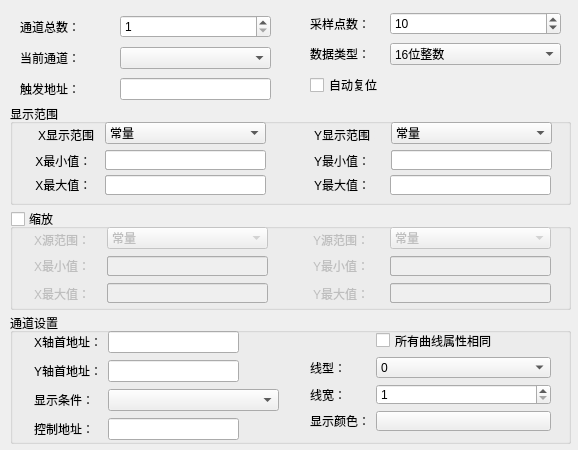
<?xml version="1.0" encoding="UTF-8"?>
<ui version="4.0">
 <class>XYTrendGenDlg</class>
 <widget class="QWidget" name="XYTrendGenDlg">
  <property name="geometry">
   <rect>
    <x>0</x>
    <y>0</y>
    <width>578</width>
    <height>450</height>
   </rect>
  </property>
  <property name="windowTitle">
   <string>Form</string>
  </property>
  <widget class="QGroupBox" name="groupBox_in_out">
   <property name="geometry">
    <rect>
     <x>10</x>
     <y>313</y>
     <width>561</width>
     <height>131</height>
    </rect>
   </property>
   <property name="title">
    <string>通道设置</string>
   </property>
   <widget class="QWidget" name="layoutWidget">
    <property name="geometry">
     <rect>
      <x>24</x>
      <y>17</y>
      <width>251</width>
      <height>112</height>
     </rect>
    </property>
    <layout class="QGridLayout" name="gridLayout">
     <item row="0" column="0">
      <widget class="QLabel" name="label_10">
       <property name="text">
        <string>X轴首地址：</string>
       </property>
      </widget>
     </item>
     <item row="0" column="1">
      <widget class="QLineEdit" name="lineEdit_AddrX">
       <property name="maximumSize">
        <size>
         <width>151</width>
         <height>16777215</height>
        </size>
       </property>
      </widget>
     </item>
     <item row="0" column="2">
      <widget class="QPushButton" name="pushButton_AddrX">
       <property name="text">
        <string/>
       </property>
       <property name="icon">
        <iconset resource="../../resourse.qrc">
         <normaloff>:/addressintput/images/address.bmp</normaloff>:/addressintput/images/address.bmp</iconset>
       </property>
       <property name="autoDefault">
        <bool>true</bool>
       </property>
       <property name="flat">
        <bool>true</bool>
       </property>
      </widget>
     </item>
     <item row="1" column="0">
      <widget class="QLabel" name="label_11">
       <property name="text">
        <string>Y轴首地址：</string>
       </property>
      </widget>
     </item>
     <item row="1" column="1">
      <widget class="QLineEdit" name="lineEdit_AddrY">
       <property name="maximumSize">
        <size>
         <width>151</width>
         <height>16777215</height>
        </size>
       </property>
      </widget>
     </item>
     <item row="1" column="2">
      <widget class="QPushButton" name="pushButton_AddrY">
       <property name="text">
        <string/>
       </property>
       <property name="icon">
        <iconset resource="../../resourse.qrc">
         <normaloff>:/addressintput/images/address.bmp</normaloff>:/addressintput/images/address.bmp</iconset>
       </property>
       <property name="autoDefault">
        <bool>true</bool>
       </property>
       <property name="flat">
        <bool>true</bool>
       </property>
      </widget>
     </item>
     <item row="2" column="0">
      <widget class="QLabel" name="label_3">
       <property name="text">
        <string>显示条件：</string>
       </property>
      </widget>
     </item>
     <item row="2" column="1" colspan="2">
      <widget class="QComboBox" name="comboBox_showCondition">
       <property name="maximumSize">
        <size>
         <width>171</width>
         <height>16777215</height>
        </size>
       </property>
      </widget>
     </item>
     <item row="3" column="0">
      <widget class="QLabel" name="label_showAddr">
       <property name="text">
        <string>控制地址：</string>
       </property>
      </widget>
     </item>
     <item row="3" column="1">
      <widget class="QLineEdit" name="lineEdit_ctlAddr">
       <property name="maximumSize">
        <size>
         <width>151</width>
         <height>16777215</height>
        </size>
       </property>
      </widget>
     </item>
     <item row="3" column="2">
      <widget class="QPushButton" name="pushButton_ctlAddr">
       <property name="text">
        <string/>
       </property>
       <property name="icon">
        <iconset resource="../../resourse.qrc">
         <normaloff>:/addressintput/images/address.bmp</normaloff>:/addressintput/images/address.bmp</iconset>
       </property>
       <property name="autoDefault">
        <bool>true</bool>
       </property>
       <property name="flat">
        <bool>true</bool>
       </property>
      </widget>
     </item>
    </layout>
   </widget>
   <widget class="QWidget" name="layoutWidget">
    <property name="geometry">
     <rect>
      <x>300</x>
      <y>17</y>
      <width>241</width>
      <height>101</height>
     </rect>
    </property>
    <layout class="QGridLayout" name="gridLayout_2" columnstretch="1,4">
     <item row="0" column="1">
      <widget class="QCheckBox" name="checkBox">
       <property name="text">
        <string>所有曲线属性相同</string>
       </property>
      </widget>
     </item>
     <item row="1" column="0">
      <widget class="QLabel" name="label_lineStyle">
       <property name="text">
        <string>线型：</string>
       </property>
      </widget>
     </item>
     <item row="1" column="1">
      <widget class="QComboBox" name="comboBox_lineStyle">
       <item>
        <property name="text">
         <string>0</string>
        </property>
        <property name="icon">
         <iconset resource="../../resourse.qrc">
          <normaloff>:/lineType/images/LineType/L1.ico</normaloff>:/lineType/images/LineType/L1.ico</iconset>
        </property>
       </item>
       <item>
        <property name="text">
         <string>1</string>
        </property>
        <property name="icon">
         <iconset resource="../../resourse.qrc">
          <normaloff>:/lineType/images/LineType/L3.ico</normaloff>:/lineType/images/LineType/L3.ico</iconset>
        </property>
       </item>
       <item>
        <property name="text">
         <string>2</string>
        </property>
        <property name="icon">
         <iconset resource="../../resourse.qrc">
          <normaloff>:/lineType/images/LineType/L2.ico</normaloff>:/lineType/images/LineType/L2.ico</iconset>
        </property>
       </item>
       <item>
        <property name="text">
         <string>3</string>
        </property>
        <property name="icon">
         <iconset resource="../../resourse.qrc">
          <normaloff>:/lineType/images/LineType/L4.ico</normaloff>:/lineType/images/LineType/L4.ico</iconset>
        </property>
       </item>
       <item>
        <property name="text">
         <string>4</string>
        </property>
        <property name="icon">
         <iconset resource="../../resourse.qrc">
          <normaloff>:/lineType/images/LineType/L5.ico</normaloff>:/lineType/images/LineType/L5.ico</iconset>
        </property>
       </item>
      </widget>
     </item>
     <item row="2" column="0">
      <widget class="QLabel" name="label_lineWidth">
       <property name="text">
        <string>线宽：</string>
       </property>
      </widget>
     </item>
     <item row="2" column="1">
      <widget class="QSpinBox" name="spinBox_lineWidth">
       <property name="minimum">
        <number>1</number>
       </property>
       <property name="maximum">
        <number>2</number>
       </property>
      </widget>
     </item>
     <item row="3" column="0">
      <widget class="QLabel" name="label_showColor">
       <property name="text">
        <string>显示颜色：</string>
       </property>
      </widget>
     </item>
     <item row="3" column="1">
      <widget class="QPushButton" name="pushButton_showColor">
       <property name="text">
        <string/>
       </property>
      </widget>
     </item>
    </layout>
   </widget>
  </widget>
  <widget class="QGroupBox" name="groupBox">
   <property name="geometry">
    <rect>
     <x>10</x>
     <y>209</y>
     <width>561</width>
     <height>101</height>
    </rect>
   </property>
   <property name="title">
    <string>缩放</string>
   </property>
   <property name="checkable">
    <bool>true</bool>
   </property>
   <property name="checked">
    <bool>false</bool>
   </property>
   <widget class="QComboBox" name="m_SourcecbBox">
    <property name="geometry">
     <rect>
      <x>97</x>
      <y>18</y>
      <width>161</width>
      <height>22</height>
     </rect>
    </property>
    <item>
     <property name="text">
      <string>常量</string>
     </property>
    </item>
    <item>
     <property name="text">
      <string>地址</string>
     </property>
    </item>
   </widget>
   <widget class="QPushButton" name="m_sMinAddress_EntryBtn">
    <property name="geometry">
     <rect>
      <x>237</x>
      <y>45</y>
      <width>21</width>
      <height>23</height>
     </rect>
    </property>
    <property name="focusPolicy">
     <enum>Qt::NoFocus</enum>
    </property>
    <property name="text">
     <string/>
    </property>
    <property name="icon">
     <iconset resource="../../resourse.qrc">
      <normaloff>:/addressintput/images/address.bmp</normaloff>:/addressintput/images/address.bmp</iconset>
    </property>
    <property name="autoRepeat">
     <bool>false</bool>
    </property>
    <property name="autoDefault">
     <bool>true</bool>
    </property>
    <property name="flat">
     <bool>true</bool>
    </property>
   </widget>
   <widget class="QLabel" name="label_4">
    <property name="geometry">
     <rect>
      <x>24</x>
      <y>49</y>
      <width>71</width>
      <height>16</height>
     </rect>
    </property>
    <property name="text">
     <string>X最小值：</string>
    </property>
   </widget>
   <widget class="QLabel" name="label_2">
    <property name="geometry">
     <rect>
      <x>24</x>
      <y>74</y>
      <width>71</width>
      <height>21</height>
     </rect>
    </property>
    <property name="text">
     <string>X最大值：</string>
    </property>
   </widget>
   <widget class="QLineEdit" name="m_SMinlineEdit">
    <property name="geometry">
     <rect>
      <x>97</x>
      <y>47</y>
      <width>141</width>
      <height>20</height>
     </rect>
    </property>
    <property name="text">
     <string>LW0</string>
    </property>
   </widget>
   <widget class="QPushButton" name="m_sMaxAddress_EntryBtn">
    <property name="geometry">
     <rect>
      <x>237</x>
      <y>72</y>
      <width>21</width>
      <height>23</height>
     </rect>
    </property>
    <property name="focusPolicy">
     <enum>Qt::NoFocus</enum>
    </property>
    <property name="text">
     <string/>
    </property>
    <property name="icon">
     <iconset resource="../../resourse.qrc">
      <normaloff>:/addressintput/images/address.bmp</normaloff>:/addressintput/images/address.bmp</iconset>
    </property>
    <property name="autoRepeat">
     <bool>false</bool>
    </property>
    <property name="autoDefault">
     <bool>true</bool>
    </property>
    <property name="flat">
     <bool>true</bool>
    </property>
   </widget>
   <widget class="QLabel" name="label_8">
    <property name="geometry">
     <rect>
      <x>24</x>
      <y>20</y>
      <width>61</width>
      <height>21</height>
     </rect>
    </property>
    <property name="text">
     <string>X源范围：</string>
    </property>
   </widget>
   <widget class="QLineEdit" name="m_SMaxlineEdit">
    <property name="geometry">
     <rect>
      <x>97</x>
      <y>74</y>
      <width>141</width>
      <height>20</height>
     </rect>
    </property>
    <property name="text">
     <string>LW0</string>
    </property>
   </widget>
   <widget class="QLineEdit" name="m_SMaxspBox">
    <property name="geometry">
     <rect>
      <x>97</x>
      <y>74</y>
      <width>161</width>
      <height>20</height>
     </rect>
    </property>
   </widget>
   <widget class="QLineEdit" name="m_SMinspBox">
    <property name="geometry">
     <rect>
      <x>97</x>
      <y>47</y>
      <width>161</width>
      <height>20</height>
     </rect>
    </property>
   </widget>
   <widget class="QLabel" name="label_9">
    <property name="geometry">
     <rect>
      <x>303</x>
      <y>20</y>
      <width>61</width>
      <height>21</height>
     </rect>
    </property>
    <property name="text">
     <string>Y源范围：</string>
    </property>
   </widget>
   <widget class="QLineEdit" name="m_SMinlineEdit_Y">
    <property name="geometry">
     <rect>
      <x>380</x>
      <y>47</y>
      <width>141</width>
      <height>20</height>
     </rect>
    </property>
    <property name="text">
     <string>LW0</string>
    </property>
   </widget>
   <widget class="QComboBox" name="m_SourcecbBox_Y">
    <property name="geometry">
     <rect>
      <x>380</x>
      <y>18</y>
      <width>161</width>
      <height>22</height>
     </rect>
    </property>
    <item>
     <property name="text">
      <string>常量</string>
     </property>
    </item>
    <item>
     <property name="text">
      <string>地址</string>
     </property>
    </item>
   </widget>
   <widget class="QPushButton" name="m_sMaxAddress_EntryBtn_Y">
    <property name="geometry">
     <rect>
      <x>520</x>
      <y>72</y>
      <width>21</width>
      <height>23</height>
     </rect>
    </property>
    <property name="focusPolicy">
     <enum>Qt::NoFocus</enum>
    </property>
    <property name="text">
     <string/>
    </property>
    <property name="icon">
     <iconset resource="../../resourse.qrc">
      <normaloff>:/addressintput/images/address.bmp</normaloff>:/addressintput/images/address.bmp</iconset>
    </property>
    <property name="autoRepeat">
     <bool>false</bool>
    </property>
    <property name="autoDefault">
     <bool>true</bool>
    </property>
    <property name="flat">
     <bool>true</bool>
    </property>
   </widget>
   <widget class="QLabel" name="label_6">
    <property name="geometry">
     <rect>
      <x>303</x>
      <y>49</y>
      <width>71</width>
      <height>16</height>
     </rect>
    </property>
    <property name="text">
     <string>Y最小值：</string>
    </property>
   </widget>
   <widget class="QPushButton" name="m_sMinAddress_EntryBtn_Y">
    <property name="geometry">
     <rect>
      <x>520</x>
      <y>45</y>
      <width>21</width>
      <height>23</height>
     </rect>
    </property>
    <property name="focusPolicy">
     <enum>Qt::NoFocus</enum>
    </property>
    <property name="text">
     <string/>
    </property>
    <property name="icon">
     <iconset resource="../../resourse.qrc">
      <normaloff>:/addressintput/images/address.bmp</normaloff>:/addressintput/images/address.bmp</iconset>
    </property>
    <property name="autoRepeat">
     <bool>false</bool>
    </property>
    <property name="autoDefault">
     <bool>true</bool>
    </property>
    <property name="flat">
     <bool>true</bool>
    </property>
   </widget>
   <widget class="QLabel" name="label_7">
    <property name="geometry">
     <rect>
      <x>303</x>
      <y>74</y>
      <width>71</width>
      <height>21</height>
     </rect>
    </property>
    <property name="text">
     <string>Y最大值：</string>
    </property>
   </widget>
   <widget class="QLineEdit" name="m_SMaxlineEdit_Y">
    <property name="geometry">
     <rect>
      <x>380</x>
      <y>74</y>
      <width>141</width>
      <height>20</height>
     </rect>
    </property>
    <property name="text">
     <string>LW0</string>
    </property>
   </widget>
   <widget class="QLineEdit" name="m_SMinspBox_Y">
    <property name="geometry">
     <rect>
      <x>380</x>
      <y>47</y>
      <width>161</width>
      <height>20</height>
     </rect>
    </property>
   </widget>
   <widget class="QLineEdit" name="m_SMaxspBox_2">
    <property name="geometry">
     <rect>
      <x>380</x>
      <y>74</y>
      <width>161</width>
      <height>20</height>
     </rect>
    </property>
   </widget>
  </widget>
  <widget class="QPushButton" name="pushButton_trigAddr">
   <property name="geometry">
    <rect>
     <x>256</x>
     <y>74</y>
     <width>28</width>
     <height>24</height>
    </rect>
   </property>
   <property name="text">
    <string/>
   </property>
   <property name="icon">
    <iconset resource="../../resourse.qrc">
     <normaloff>:/addressintput/images/address.bmp</normaloff>:/addressintput/images/address.bmp</iconset>
   </property>
   <property name="autoDefault">
    <bool>true</bool>
   </property>
   <property name="flat">
    <bool>true</bool>
   </property>
  </widget>
  <widget class="QGroupBox" name="groupBox_Range">
   <property name="geometry">
    <rect>
     <x>10</x>
     <y>104</y>
     <width>561</width>
     <height>101</height>
    </rect>
   </property>
   <property name="title">
    <string>显示范围</string>
   </property>
   <widget class="QComboBox" name="m_DisplayBox_Y">
    <property name="geometry">
     <rect>
      <x>381</x>
      <y>18</y>
      <width>161</width>
      <height>22</height>
     </rect>
    </property>
    <item>
     <property name="text">
      <string>常量</string>
     </property>
    </item>
    <item>
     <property name="text">
      <string>地址</string>
     </property>
    </item>
   </widget>
   <widget class="QLabel" name="label_19">
    <property name="geometry">
     <rect>
      <x>304</x>
      <y>20</y>
      <width>61</width>
      <height>21</height>
     </rect>
    </property>
    <property name="text">
     <string>Y显示范围：</string>
    </property>
   </widget>
   <widget class="QLabel" name="label_20">
    <property name="geometry">
     <rect>
      <x>28</x>
      <y>20</y>
      <width>61</width>
      <height>21</height>
     </rect>
    </property>
    <property name="text">
     <string>X显示范围：</string>
    </property>
   </widget>
   <widget class="QComboBox" name="m_DisplayBox">
    <property name="geometry">
     <rect>
      <x>95</x>
      <y>18</y>
      <width>161</width>
      <height>22</height>
     </rect>
    </property>
    <item>
     <property name="text">
      <string>常量</string>
     </property>
    </item>
    <item>
     <property name="text">
      <string>地址</string>
     </property>
    </item>
   </widget>
   <widget class="QLineEdit" name="m_DisplayMinAddrX">
    <property name="geometry">
     <rect>
      <x>95</x>
      <y>46</y>
      <width>141</width>
      <height>20</height>
     </rect>
    </property>
    <property name="text">
     <string>LW0</string>
    </property>
   </widget>
   <widget class="QPushButton" name="m_BtnDisplayMinAddrX">
    <property name="geometry">
     <rect>
      <x>237</x>
      <y>44</y>
      <width>21</width>
      <height>23</height>
     </rect>
    </property>
    <property name="focusPolicy">
     <enum>Qt::NoFocus</enum>
    </property>
    <property name="text">
     <string/>
    </property>
    <property name="icon">
     <iconset resource="../../resourse.qrc">
      <normaloff>:/addressintput/images/address.bmp</normaloff>:/addressintput/images/address.bmp</iconset>
    </property>
    <property name="autoRepeat">
     <bool>false</bool>
    </property>
    <property name="autoDefault">
     <bool>true</bool>
    </property>
    <property name="flat">
     <bool>true</bool>
    </property>
   </widget>
   <widget class="QLineEdit" name="doubleSpinBox_outputMin">
    <property name="geometry">
     <rect>
      <x>95</x>
      <y>46</y>
      <width>161</width>
      <height>20</height>
     </rect>
    </property>
    <property name="maximumSize">
     <size>
      <width>171</width>
      <height>16777215</height>
     </size>
    </property>
   </widget>
   <widget class="QLineEdit" name="m_DisplayMaxAddrX">
    <property name="geometry">
     <rect>
      <x>95</x>
      <y>71</y>
      <width>141</width>
      <height>20</height>
     </rect>
    </property>
    <property name="text">
     <string>LW0</string>
    </property>
   </widget>
   <widget class="QPushButton" name="m_BtnDisplayMaxAddrX">
    <property name="geometry">
     <rect>
      <x>237</x>
      <y>69</y>
      <width>21</width>
      <height>23</height>
     </rect>
    </property>
    <property name="focusPolicy">
     <enum>Qt::NoFocus</enum>
    </property>
    <property name="text">
     <string/>
    </property>
    <property name="icon">
     <iconset resource="../../resourse.qrc">
      <normaloff>:/addressintput/images/address.bmp</normaloff>:/addressintput/images/address.bmp</iconset>
    </property>
    <property name="autoRepeat">
     <bool>false</bool>
    </property>
    <property name="autoDefault">
     <bool>true</bool>
    </property>
    <property name="flat">
     <bool>true</bool>
    </property>
   </widget>
   <widget class="QLineEdit" name="doubleSpinBox_outputMax">
    <property name="geometry">
     <rect>
      <x>95</x>
      <y>71</y>
      <width>161</width>
      <height>20</height>
     </rect>
    </property>
    <property name="maximumSize">
     <size>
      <width>171</width>
      <height>16777215</height>
     </size>
    </property>
   </widget>
   <widget class="QLineEdit" name="m_DisplayMinAddrY">
    <property name="geometry">
     <rect>
      <x>381</x>
      <y>46</y>
      <width>141</width>
      <height>20</height>
     </rect>
    </property>
    <property name="text">
     <string>LW0</string>
    </property>
   </widget>
   <widget class="QPushButton" name="m_BtnDisplayMinAddrY">
    <property name="geometry">
     <rect>
      <x>522</x>
      <y>44</y>
      <width>21</width>
      <height>23</height>
     </rect>
    </property>
    <property name="focusPolicy">
     <enum>Qt::NoFocus</enum>
    </property>
    <property name="text">
     <string/>
    </property>
    <property name="icon">
     <iconset resource="../../resourse.qrc">
      <normaloff>:/addressintput/images/address.bmp</normaloff>:/addressintput/images/address.bmp</iconset>
    </property>
    <property name="autoRepeat">
     <bool>false</bool>
    </property>
    <property name="autoDefault">
     <bool>true</bool>
    </property>
    <property name="flat">
     <bool>true</bool>
    </property>
   </widget>
   <widget class="QLineEdit" name="doubleSpinBox_outputMin_Y">
    <property name="geometry">
     <rect>
      <x>381</x>
      <y>46</y>
      <width>161</width>
      <height>20</height>
     </rect>
    </property>
    <property name="maximumSize">
     <size>
      <width>171</width>
      <height>16777215</height>
     </size>
    </property>
   </widget>
   <widget class="QLineEdit" name="m_DisplayMaxAddrY">
    <property name="geometry">
     <rect>
      <x>381</x>
      <y>71</y>
      <width>141</width>
      <height>20</height>
     </rect>
    </property>
    <property name="text">
     <string>LW0</string>
    </property>
   </widget>
   <widget class="QPushButton" name="m_BtnDisplayMaxAddrY">
    <property name="geometry">
     <rect>
      <x>522</x>
      <y>69</y>
      <width>21</width>
      <height>23</height>
     </rect>
    </property>
    <property name="focusPolicy">
     <enum>Qt::NoFocus</enum>
    </property>
    <property name="text">
     <string/>
    </property>
    <property name="icon">
     <iconset resource="../../resourse.qrc">
      <normaloff>:/addressintput/images/address.bmp</normaloff>:/addressintput/images/address.bmp</iconset>
    </property>
    <property name="autoRepeat">
     <bool>false</bool>
    </property>
    <property name="autoDefault">
     <bool>true</bool>
    </property>
    <property name="flat">
     <bool>true</bool>
    </property>
   </widget>
   <widget class="QLineEdit" name="doubleSpinBox_outputMax_Y">
    <property name="geometry">
     <rect>
      <x>380</x>
      <y>71</y>
      <width>161</width>
      <height>20</height>
     </rect>
    </property>
    <property name="maximumSize">
     <size>
      <width>171</width>
      <height>16777215</height>
     </size>
    </property>
   </widget>
   <widget class="QLabel" name="label_14">
    <property name="geometry">
     <rect>
      <x>22</x>
      <y>49</y>
      <width>72</width>
      <height>16</height>
     </rect>
    </property>
    <property name="text">
     <string> X最小值：</string>
    </property>
   </widget>
   <widget class="QLabel" name="label_15">
    <property name="geometry">
     <rect>
      <x>22</x>
      <y>73</y>
      <width>72</width>
      <height>16</height>
     </rect>
    </property>
    <property name="text">
     <string> X最大值：</string>
    </property>
   </widget>
   <widget class="QLabel" name="label_17">
    <property name="geometry">
     <rect>
      <x>304</x>
      <y>49</y>
      <width>66</width>
      <height>16</height>
     </rect>
    </property>
    <property name="text">
     <string>Y最小值：</string>
    </property>
   </widget>
   <widget class="QLabel" name="label_18">
    <property name="geometry">
     <rect>
      <x>304</x>
      <y>73</y>
      <width>66</width>
      <height>16</height>
     </rect>
    </property>
    <property name="text">
     <string>Y最大值：</string>
    </property>
   </widget>
  </widget>
  <widget class="QWidget" name="layoutWidget">
   <property name="geometry">
    <rect>
     <x>20</x>
     <y>12</y>
     <width>251</width>
     <height>91</height>
    </rect>
   </property>
   <layout class="QGridLayout" name="gridLayout_4">
    <item row="0" column="0">
     <widget class="QLabel" name="label">
      <property name="text">
       <string>通道总数：</string>
      </property>
      <property name="buddy">
       <cstring>spinCount</cstring>
      </property>
     </widget>
    </item>
    <item row="0" column="1">
     <widget class="QSpinBox" name="spinCount">
      <property name="maximumSize">
       <size>
        <width>171</width>
        <height>16777215</height>
       </size>
      </property>
      <property name="minimum">
       <number>1</number>
      </property>
      <property name="maximum">
       <number>16</number>
      </property>
     </widget>
    </item>
    <item row="1" column="0">
     <widget class="QLabel" name="label_5">
      <property name="text">
       <string>当前通道：</string>
      </property>
     </widget>
    </item>
    <item row="1" column="1">
     <widget class="QComboBox" name="comboBox_pipeNum">
      <property name="maximumSize">
       <size>
        <width>171</width>
        <height>16777215</height>
       </size>
      </property>
     </widget>
    </item>
    <item row="2" column="0">
     <widget class="QLabel" name="label_13">
      <property name="text">
       <string>触发地址：</string>
      </property>
     </widget>
    </item>
    <item row="2" column="1">
     <widget class="QLineEdit" name="lineEdit_trigAddr">
      <property name="maximumSize">
       <size>
        <width>151</width>
        <height>16777215</height>
       </size>
      </property>
     </widget>
    </item>
   </layout>
  </widget>
  <widget class="QWidget" name="layoutWidget">
   <property name="geometry">
    <rect>
     <x>310</x>
     <y>10</y>
     <width>251</width>
     <height>91</height>
    </rect>
   </property>
   <layout class="QGridLayout" name="gridLayout_5" columnstretch="1,3">
    <item row="0" column="0">
     <widget class="QLabel" name="label_12">
      <property name="text">
       <string>采样点数：</string>
      </property>
     </widget>
    </item>
    <item row="0" column="1">
     <widget class="QSpinBox" name="spinLength">
      <property name="minimum">
       <number>1</number>
      </property>
      <property name="maximum">
       <number>100</number>
      </property>
      <property name="value">
       <number>10</number>
      </property>
     </widget>
    </item>
    <item row="1" column="0">
     <widget class="QLabel" name="label_16">
      <property name="text">
       <string>数据类型：</string>
      </property>
     </widget>
    </item>
    <item row="1" column="1">
     <widget class="QComboBox" name="comboBox_dataType">
      <property name="minimumSize">
       <size>
        <width>151</width>
        <height>0</height>
       </size>
      </property>
      <property name="maximumSize">
       <size>
        <width>171</width>
        <height>16777215</height>
       </size>
      </property>
      <item>
       <property name="text">
        <string>16位整数</string>
       </property>
      </item>
      <item>
       <property name="text">
        <string>32位整数</string>
       </property>
      </item>
      <item>
       <property name="text">
        <string>16位正整数</string>
       </property>
      </item>
      <item>
       <property name="text">
        <string>32位正整数</string>
       </property>
      </item>
      <item>
       <property name="text">
        <string>16位BCD码</string>
       </property>
      </item>
      <item>
       <property name="text">
        <string>32位BCD码</string>
       </property>
      </item>
      <item>
       <property name="text">
        <string>32位浮点数</string>
       </property>
      </item>
     </widget>
    </item>
    <item row="2" column="0">
     <widget class="QCheckBox" name="check_reset">
      <property name="text">
       <string>自动复位</string>
      </property>
     </widget>
    </item>
   </layout>
  </widget>
 </widget>
 <resources>
  <include location="../../resourse.qrc"/>
 </resources>
 <connections/>
</ui>
